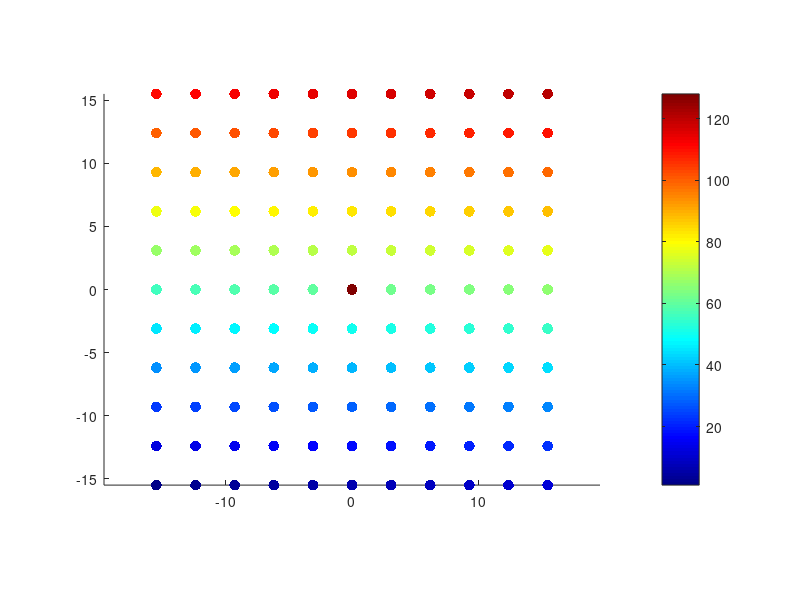

MATLAB code to generate this figure: (Note: this script raises an error after producing the figure.)
clear all
%%
Trans.name = 'DIYMk1'; 
Trans.id = -1;
Trans.connType = 12;
Trans.units = 'mm';
Trans.frequency = 1.05;

Trans.type = 2;
elPerRow = 11;
Trans.numelements = 128;

%% Generate Element Positions
% Places all elements on a grid with 0,0 at the centre of the array.
pitch = 3.1;
Trans.spacingMm = pitch;
wavelength =1481/(Trans.frequency*1e6); % in m
Trans.spacing = wavelength/(pitch*1e-3);
xs = (-(elPerRow-1)/2:(elPerRow-1)/2)*pitch;
xs = repmat(xs,1,elPerRow);
ys = (-(elPerRow-1)/2:(elPerRow-1)/2)*pitch;
ys = reshape(repmat(ys,elPerRow,1),1,elPerRow*elPerRow);

disp(size(xs))
disp(size(ys))

% Pad to reach 128 elements by appending zeros
padCount = Trans.numelements - numel(xs);
xs = [xs, zeros(1, padCount)];
ys = [ys, zeros(1, padCount)];

disp(size(xs))
disp(size(ys))

Trans.ElementPos = zeros(Trans.numelements,5); %[nx5 double] -> [x,y,z(mm), az, el(radians)]
Trans.ElementPos(:,1) = xs;
Trans.ElementPos(:,2) = ys; 
Trans.elementWidth = 3; % width in mm (spacing–kerf)

% Plot Element Arrangement
idx = (1:Trans.numelements)';
scatter(Trans.ElementPos(:,1),Trans.ElementPos(:,2),60,idx,'filled');
axis equal
colormap(jet(Trans.numelements));
colorbar('Ticks',linspace(1,Trans.numelements,5));
title('Element Positions Colored by Index');
xlabel('x (mm)'); 
ylabel('y (mm)');

%% Default Sensitivity (using fake elements so irrelevant)
Theta = (-pi/2:pi/100:pi/2);
X = Trans.elementWidth*pi*sin(Theta);
Trans.ElementSens = abs(cos(Theta).*(sin(X)./X)); % [1x101 double] sens. curve for single element –pi/2to+pi/2

%% Optional Parameters
bandwidth = 0.02; % fraction of Hz at -3dB for smart materials W821 - double check for -6dB as requested by Vera
%Trans.Bandwidth = [0.8,1,2]; 
load("DIYMk1Impedance.mat")
Trans.impedance = DIYMk1Impedance; % complex single value or array of freq/value pairs
Trans.maxHighVoltage = 50;

%% Save
%save("Barney\Verasonics-Acoustic-Tweezer\TransducerData\PogoPinTestArray.mat","Trans")
save("/Users/gv19838/Documents/Vantage-4.9.7-2505271400/Verasonics-Acoustic-Tweezer/TransducerData/DIYMk1Trans_128.mat","Trans")
